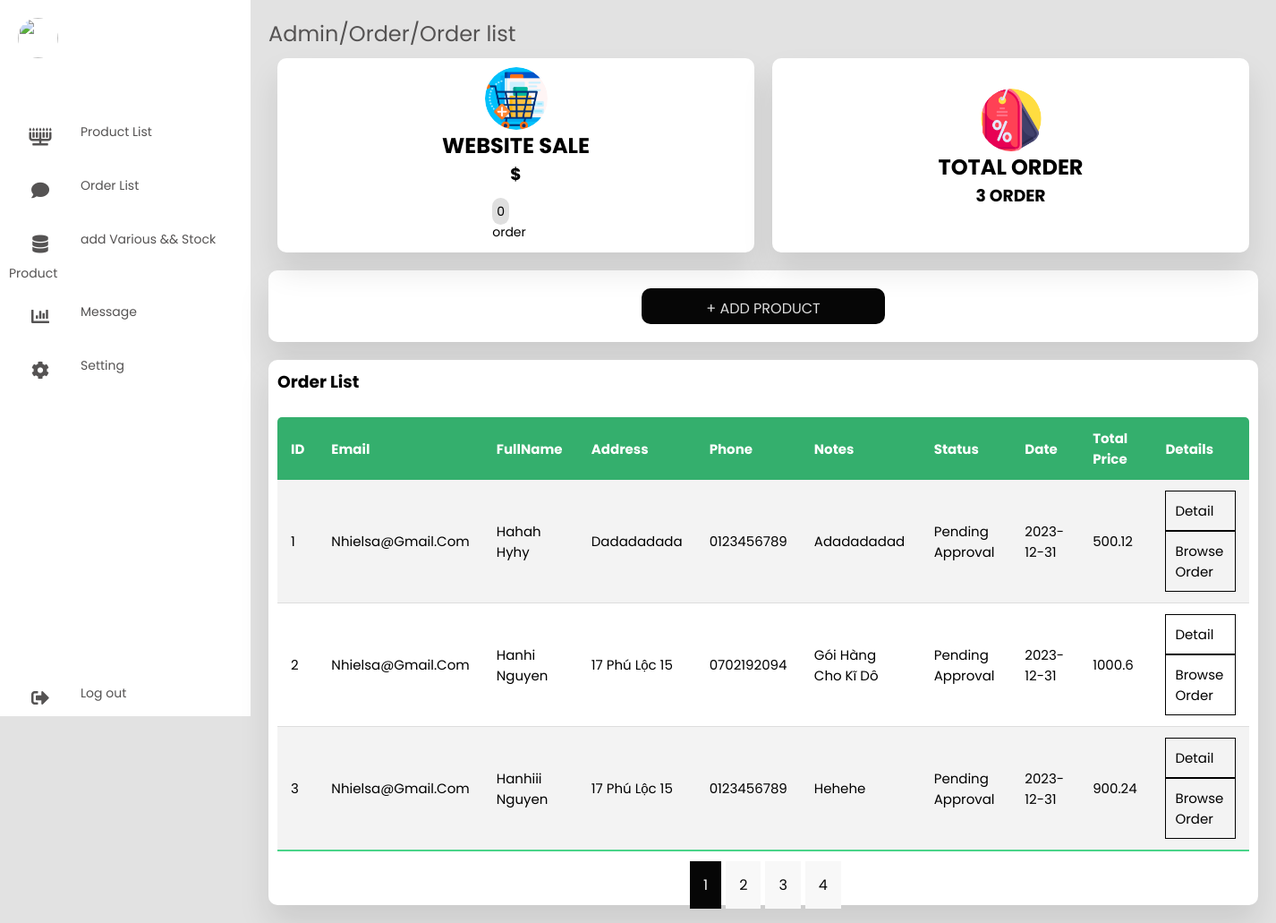
Before: /admin/orderlist.php (signed in) with the older database file.
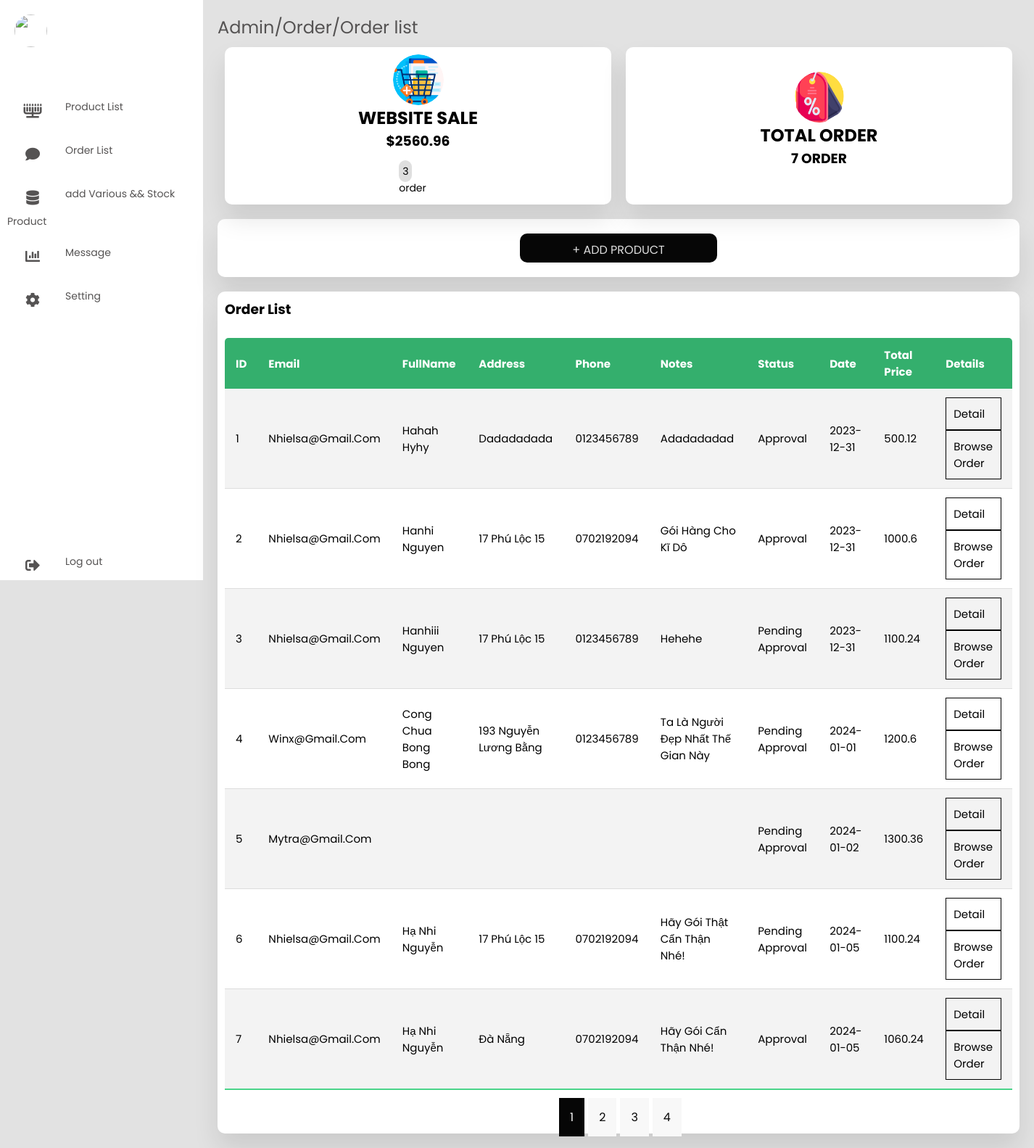
After: the same page with the newer database file.
### tables this page shows
CREATE TABLE `order` (
  `idOrder` int(11) NOT NULL,
  `userID` int(11) NOT NULL,
  `firstName` varchar(100) NOT NULL,
  `lastName` varchar(100) NOT NULL,
  `address` varchar(150) NOT NULL,
  `phoneNumber` varchar(10) NOT NULL,
  `orderNotes` text NOT NULL,
  `date` date NOT NULL,
  `status` int(11) NOT NULL
);

CREATE TABLE `user` (
  `userID` int(11) NOT NULL,
  `userName` varchar(100) NOT NULL,
  `email` varchar(150) NOT NULL,
  `password` varchar(100) NOT NULL,
  `role` tinyint(1) NOT NULL DEFAULT 0
);

### model/orderProductDB.php (called while the page is built, shortened)
<?php
class Order{
     function getListOrder(){
          global $db;
          $query = 'SELECT  `order`.idOrder,`user`.email, CONCAT(`order`.firstName, " ", `order`.lastName) AS fullName,
                    `order`.address,`order`.phoneNumber, `order`.orderNotes, `order`.status,`order`.date
                FROM `order`
                INNER JOIN `user` ON `user`.userID = `order`.userID;';
          $statement = $db->prepare($query);
          $statement->execute();
          $ListOrder = $statement->fetchAll();
          return $ListOrder;
      }
      function totalOrder($id){
          global $db;
          $query = 'SELECT  ROUND(SUM(orderdetails.quantity * productdetails.price), 2) as total
          FROM orderdetails
          INNER JOIN `order` ON `order`.idOrder = orderdetails.idOrder
          INNER JOIN productdetails ON productdetails.id = orderdetails.idProductDetails
          WHERE orderdetails.idOrder = :id;';
            $statement = $db->prepare($query);
            $statement->bindValue(":id",$id);
            $statement->execute();
            $total= $statement->fetch(PDO::FETCH_ASSOC);
        return $total;
      }
function totalWebsale(){
     global $db;
     $query = ' SELECT  ROUND(SUM(orderdetails.quantity * productdetails.price), 2) as total
     FROM orderdetails
     INNER JOIN `order` ON `order`.idOrder = orderdetails.idOrder
     INNER JOIN productdetails ON productdetails.id = orderdetails.idProductDetails
     WHERE `order`.status = "1"';
     $statement = $db->prepare($query);
     $statement->execute();
     $sale= $statement->fetch(PDO::FETCH_ASSOC);
     return $sale;
 }
function totalorderpedingapprovel(){
     global $db;
     $query = ' SELECT COUNT(`order`.`idOrder`) as totalord FROM `order`;';
     $statement = $db->prepare($query);
     $statement->execute();
     $sale= $statement->fetch(PDO::FETCH_ASSOC);
     return $sale;
 }
 function totalorderapprovel(){
     global $db;
     $query = ' SELECT COUNT(`order`.`idOrder`) as totalord FROM `order`  WHERE `order`.status = "1";';
     $statement = $db->prepare($query);
     $statement->execute();
     $sale= $statement->fetch(PDO::FETCH_ASSOC);
     return $sale;
 }
}
?>

### admin/orderlist.php (the view, shortened to what this page needs)
<span style="font-family: verdana, geneva, sans-serif;"><!DOCTYPE html>
    <html lang="en">
        <head>
            <link rel="stylesheet" href="../view/css/test.css" />
            <link rel="stylesheet"
                href="https://cdnjs.cloudflare.com/ajax/libs/font-awesome/5.15.4/css/all.min.css" />
        </head>
        <body>
            <div class="container">
            <div>
         <?php include('../admin/rightbar.php') ?>
      </div>
      <?php
  include_once("../model/ProductAdminDB.php");
if (isset($_SESSION['role']) && ($_SESSION['role']==1)) {
?>
                <section class="main">
                    <div class="main-top">
                        <ul>
                            <a href>
                                <li style="color:  rgb(85, 83, 83);">Admin/</li>
                            </a><a href>
                                <li style="color: rgb(85, 83, 83);">Order/</li>
                            </a><a href>
                                <li style="color:  rgb(85, 83, 83);">Order
                                    list</li>
                            </a>
                        </ul>
                    </div>
                    <div>
         <?php include('../admin/headerbar.php') ?>
      </div>
                    <div class="Filter-search">
                        <div class="Filter-Search-Category-Stock-Add">
                            <a href>+ ADD PRODUCT</a>
                        </div>
                    </div>
                    <section class="attendance">
                        <div class="attendance-list">
                            <h1>Order List</h1>
                            <table class="table">
                                <thead>
                                    <tr>
                                        <th>ID</th>
                                        <th>Email</th>
                                        <th>FullName</th>
                                        <th>Address</th>
                                        <th>Phone</th>
                                        <th>Notes</th>
                                        <th>Status</th>
                                        <th>Date</th>
                                        <th>Total Price</th>
                                        <th>Details</th>
                                    </tr>
                                </thead>
                                <tbody>
                                    <?php
                                    include_once("../model/orderProductDB.php");
                                    $orderDB = new Order();
                                    $orderList = $orderDB->getListOrder();
                                    foreach($orderList as $order){ ?>
                                    <tr>
                                       <td><?= $order["idOrder"] ?></td>
                                        <td><?= $order["email"] ?></td>
                                        <td><?= $order["fullName"] ?></td>
                                        <td><?= $order["address"] ?></td>
                                        <td><?= $order["phoneNumber"]?></td>
                                        <td><?= $order["orderNotes"]?></td>
                                        <td><?php
                                        if ( $order["status"] == 0) {
                                            echo "Pending approval";
                                        } else {
                                            echo "Approval";
                                        }
                                        ?></td>
                                         <td><?= $order["date"]?></td>
                                        <td> <?php  $total = $orderDB->totalOrder($order["idOrder"]);
                                                     echo $total['total'];
                                        ?></td>
                                        <td style="display: grid;">
                                        <a href="../admin/orderdetail.php?id=<?= $order["idOrder"] ?>&fullName=<?= $order["fullName"] ?>" style="color: black; padding: 10px; border-color: black; border: 1px solid;">Detail</a>
                                        <a href="../controller/controller.php?action=browseOrder&idord=<?= $order["idOrder"]?>" style="color: black; padding: 10px; border-color: black; border: 1px solid;">Browse order</a>
                                    </td>
                                    </tr>
                                    <?php }?>
                                </tbody>
                            </table>
                            <div id="number-productlist-page">
                                <ul>
                                    <li><a href="#" id="choose">1</a></li>
                                    <li><a href="#">2</a></li>
                                    <li><a href="#">3</a></li>
                                    <li><a href="#">4</a></li>
                                </ul>
                            </div>
                        </div>
                    </section>
                </section>
            </div>
        </body>
    </html>
</span>
<?php } ?>

### admin/rightbar.php (shortened to what this page needs)
<?php
if (isset($_SESSION['role']) && ($_SESSION['role']==1)) {
?>
     <nav>
          <ul class="menu-main-admin">
                       <li><a href="#" class="logo">
                              <img src="./pic/logo.jpg">
                          </a></li>
                      <li><a href="../admin/productlist.php">
                              <i class="fas fa-menorah"></i>
                              <span class="nav-item">Product List</span>
                          </a></li>
                      <li><a href="../admin/orderlist.php">
                              <i class="fas fa-comment"></i>
                              <span class="nav-item">Order List</span>
                          </a></li>
                      <li><a href="../admin/addVarious.php">
                              <i class="fas fa-database"></i>
                              <span class="nav-item">add Various && Stock Product</span>
                          </a></li>
                      <li><a href="#">
                              <i class="fas fa-chart-bar"></i>
                              <span class="nav-item">Message</span>
                          </a></li>
                      <li><a href="#">
                              <i class="fas fa-cog"></i>
                              <span class="nav-item">Setting</span>
                          </a></li>
                      <li><a href="../shopview/home.php?exit" class="logout">
                              <i class="fas fa-sign-out-alt"></i>
                              <span class="nav-item">Log out</span>
                          </a></li>
          </ul>
      </nav>
<?php } ?>

### admin/headerbar.php (shortened to what this page needs)
<?php include_once("../model/orderProductDB.php");
     $orderDB = new Order();
      $sale = $orderDB->totalWebsale();
      $orderpeding = $orderDB->totalorderpedingapprovel();
      $orderapp = $orderDB->totalorderapprovel();
         ?>
     <div class="users">
          <div class="card">
              <img src="../view/img/ecommerce.png">
              <h2>Website sale</h2>
              <h3>$<?php echo $sale['total'] ?></h3>
              <div class="per">
                  <table>
                      <tr>
                          <td><span><?php echo $orderapp['totalord'] ?></span></td>
                      </tr>
                      <tr>
                          <td>order</td>
                      </tr>
                  </table>
              </div>
          </div>
          <div class="card">
              <img src="../view/img/discount.png">
              <h2>Total order</h2>
              <h3><?php echo $orderpeding['totalord'] ?> order</h3>
          </div>
      </div>

### view/css/test.css (style rules this page uses)
* { margin: 0; padding: 0; outline: none; border: none; text-decoration: none; box-sizing: border-box; font-family: "Poppins", sans-serif; }
body { background: rgb(226, 226, 226); }
nav { position: sticky; top: 0; bottom: 0; height: 100vh; left: 0; width: 90px; background: #fff; overflow: hidden; transition: 1s; }
.logo { text-align: center; display: flex; margin: 10px 0 0 10px; padding-bottom: 3rem; }
.logo img { width: 45px; height: 45px; border-radius: 50%; }
nav a { position: relative; width: 280px; font-size: 14px; color: rgb(85, 83, 83); display: table; padding: 10px; }
nav .fas { position: relative; width: 70px; height: 40px; top: 20px; font-size: 20px; text-align: center; }
.nav-item { position: relative; top: 12px; margin-left: 10px; }
.logout { position: absolute; bottom: 0; }
.container { display: flex; }
.main { position: relative; padding: 20px; width: 100%; }
.main-top { display: flex; width: 100%; }
.main-top ul { display: flex; list-style: none; width: 35%; }
.main-top li { font-size: 24px; }
.main .users { display: flex; width: 100%; }
.users .card { width: 50%; margin: 10px; background: #fff; text-align: center; border-radius: 10px; padding: 10px; box-shadow: 0 20px 35px rgba(0, 0, 0, 0.1); align-content: space-around; }
.users .card img { width: 70px; height: 70px; border-radius: 50%; }
.users .card h2 { text-transform: uppercase; }
.users .card h3 { margin-bottom: 15px; text-transform: uppercase; }
.users table { margin: auto; }
.users .per span { padding: 5px; border-radius: 10px; background: rgb(223, 223, 223); }
.users td { font-size: 14px; padding-right: 15px; }
.attendance { margin-top: 20px; text-transform: capitalize; }
.attendance-list { width: 100%; padding: 10px; margin-top: 10px; background: #fff; border-radius: 10px; box-shadow: 0 20px 35px rgba(0, 0, 0, 0.1); }
.table { border-collapse: collapse; margin: 25px 0; font-size: 15px; min-width: 100%; overflow: hidden; border-radius: 5px 5px 0 0; }
table thead tr { color: #fff; background: #34af6d; text-align: left; font-weight: bold; }
.table th, .table td { padding: 12px 15px; }
.table tbody tr { border-bottom: 1px solid #ddd; }
.table tbody tr:nth-of-type(odd) { background: #f3f3f3; }
.table tbody tr:last-of-type { border-bottom: 2px solid #4ad489; }
#number-productlist-page { justify-content: center; }
#number-productlist-page ul { display: flex; text-align: center; justify-content: center; }
#number-productlist-page li { list-style: none; margin-left: 5px; }
#number-productlist-page li a { color: #060606; text-decoration: none; background-color: #f8f8f8; padding: 15px; }
#number-productlist-page li #choose { color: #f8f8f8; background-color: #060606; }
.Filter-search { width: 100%; padding: 10px; margin-top: 10px; background: #fff; border-radius: 10px; box-shadow: 0 20px 35px rgba(0, 0, 0, 0.1); }
.Filter-search .Filter-Search-Category-Stock-Add { display: flex; justify-content: center; }
.Filter-search .Filter-Search-Category-Stock-Add a { width: 25%; height: 40px; background-color: #060606; color: #ddd; padding: 10px; margin: 10px; text-align: center; border-radius: 10px; }

Changed rows visible on the page:
changed order "Dadadadada": status "Pending Approval" → "Approval"
changed order "Gói Hàng Cho Kĩ Dô": status "Pending Approval" → "Approval"
computed for order "Hehehe": total "900.24" → "1100.24"
added order: idOrder "4", userID.email "Winx@gmail.com", fullName "Cong Chua Bong Bong", address "193 Nguyễn Lương Bằng", phoneNumber "0123456789", orderNotes "Ta Là Người Đẹp Nhất Thế Gian Này", status "Pending Approval", date "2024-01-01", total "1200.6"
added order: idOrder "5", userID.email "Mytra@gmail.com", status "Pending Approval", date "2024-01-02", total "1300.36"
added order: idOrder "6", userID.email "Nhielsa@gmail.com", fullName "Hạ Nhi Nguyễn", address "17 Phú Lộc 15", phoneNumber "0702192094", orderNotes "Hãy Gói Thật Cẩn Thận Nhé!", status "Pending Approval", date "2024-01-05", total "1100.24"
added order: idOrder "7", userID.email "Nhielsa@gmail.com", fullName "Hạ Nhi Nguyễn", address "Đà Nẵng", phoneNumber "0702192094", orderNotes "Hãy Gói Cẩn Thận Nhé!", status "Approval", date "2024-01-05", total "1060.24"
Other visible differences:
$sale['total']: (not shown) → "2560.96"
$orderapp['totalord']: "0" → "3"
$orderpeding['totalord']: "3" → "7"
